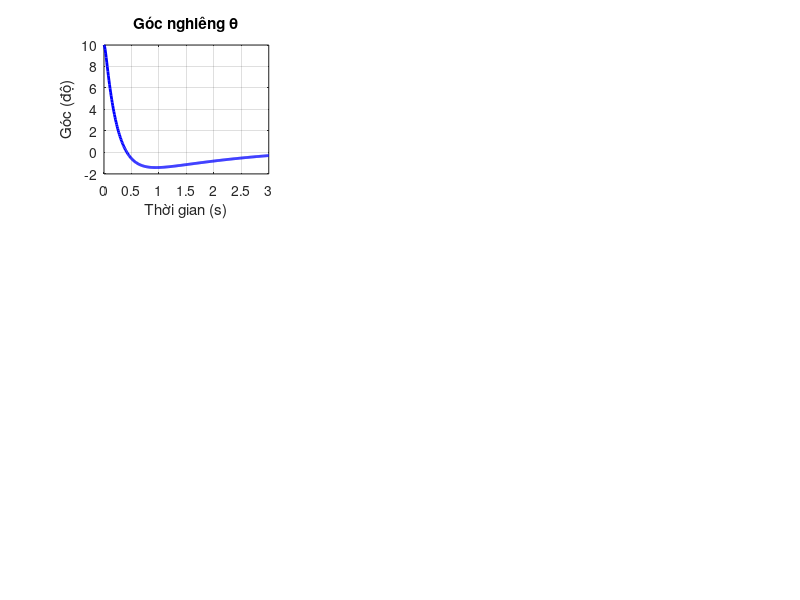

MATLAB code for this plot: (Note: this script raises an error after producing the figure.)
clear all;
close all;
clc;

fprintf('=========================================================================\n');
fprintf('BẮT ĐẦU THIẾT KẾ BỘ ĐIỀU KHIỂN LQR CHO ROBOT CÂN BẰNG (ĐÃ SỬA LỖI)\n');
fprintf('=========================================================================\n\n');

%% ========== PHẦN 1: THÔNG SỐ ĐỘNG CƠ THỰC TẾ ==========

fprintf('========== THÔNG SỐ ĐỘNG CƠ ==========\n');

% Thông số động cơ BLDC 350W
P_motor = 350;              % W - Công suất động cơ
N_max = 690;                % RPM - Tốc độ tối đa
tau_rated = 4.8;            % N.m - Mô-men tối đa

% Chuyển đổi RPM sang rad/s
omega_max = N_max * 2 * pi / 60;  % rad/s
fprintf('Tốc độ tối đa: %.2f RPM = %.2f rad/s\n', N_max, omega_max);

% Tính hằng số động cơ từ thông số thực tế
% Giả định động cơ hoạt động ở điện áp 42V (10S battery)
V_battery = 42.0;           % V - Điện áp pin 10S (4.2V x 10)

% Hằng số EMF ngược: Ke = V / omega (khi không tải)
% Thực tế Ke thường nhỏ hơn V_battery/omega_max do tổn thất
Ke = V_battery / omega_max * 0.85;  % V/(rad/s)
fprintf('Hằng số EMF ngược Ke: %.4f V/(rad/s)\n', Ke);

% Hằng số mô-men: Kt ≈ Ke (trong đơn vị SI)
Kt = Ke;                    % N.m/A
fprintf('Hằng số mô-men Kt: %.4f N.m/A\n', Kt);

% Dòng điện định mức: I = tau / Kt
I_rated = tau_rated / Kt;   % A
fprintf('Dòng điện định mức: %.2f A\n', I_rated);

% Điện trở cuộn dây: R = V / I (ước tính thô)
R_motor = V_battery / I_rated * 0.5;  % Ohm (hệ số 0.5 do EMF ngược)
fprintf('Điện trở cuộn dây R: %.4f Ohm\n', R_motor);

% Moment quán tính rotor (ước tính cho động cơ 350W)
J_motor = 0.0002;           % kg.m^2 - Moment quán tính rotor

fprintf('\n');

%% ========== PHẦN 2: THÔNG SỐ VẬT LÝ ROBOT ==========

fprintf('========== THÔNG SỐ ROBOT ==========\n');

% --- Kích thước và khối lượng ---
m_total = 12.5;             % kg - Tổng khối lượng robot
wheel_base = 0.26;          % m - Khoảng cách giữa 2 bánh xe (26cm)

% Ước tính bán kính bánh xe từ tốc độ tối đa
% v_max = omega_max * r
% Giả định tốc độ tối đa robot khoảng 7.2 m/s
v_max_robot = 7.2;          % m/s
r = 0.1; % m - Bán kính bánh xe
fprintf('Bán kính bánh xe ước tính: %.4f m (%.2f cm)\n', r, r*100);

% --- Thông số hình học (từ mô tả của bạn) ---
% Chiều cao từ trục động cơ đến mặt đất: 10cm
% Chiều cao tổng: 27cm
% Ngang: 26cm (không tính bánh xe)

% Hộp dưới: 9cm x 19cm x 12cm (cao x dài x rộng)
% Chứa: STM32, 2x ZS-X11H, ICM42688P, ESP32, mạch nguồn 5V
m_box1 = 2.5;               % kg - Khối lượng hộp dưới + thiết bị
L_box1 = 0.19;              % m - Chiều dài
W_box1 = 0.12;              % m - Chiều rộng
H_box1 = 0.09;              % m - Chiều cao
h_box1 = 0.10 + H_box1/2;   % m - Chiều cao trọng tâm từ trục (10cm + 4.5cm)

% Hộp trên: 8.5cm x 16cm x 10cm
% Chứa: Pin 10S-2P (6x9x3.5cm) và Pin 3S-1P
m_box2 = 1.0;               % kg - Khối lượng hộp trên (chỉ vỏ)
L_box2 = 0.16;              % m
W_box2 = 0.10;              % m
H_box2 = 0.085;             % m
h_box2 = 0.10 + 0.09 + H_box2/2;  % m - Trọng tâm hộp trên

% Pin 10S-2P: 6cm x 9cm x 3.5cm
m_battery_10S = 0.65;       % kg - Khối lượng pin 10S-2P (18650: ~45g/cell, 20 cells)
h_battery_10S = h_box2;     % m - Đặt trong hộp trên

% Pin 3S-1P
m_battery_3S = 0.15;        % kg - Khối lượng pin 3S-1P (3 cells)
h_battery_3S = h_box2;      % m - Đặt trong hộp trên

% Động cơ và bánh xe
m_motor = 0.8;              % kg - Khối lượng 1 động cơ BLDC 350W
m_wheel = 0.3;              % kg - Khối lượng 1 bánh xe
h_motor = 0.10;             % m - Chiều cao động cơ (ở trục)

% Các thiết bị khác
m_other = m_total - m_box1 - m_box2 - m_battery_10S - m_battery_3S - 2*m_motor - 2*m_wheel;
h_other = 0.10;             % m - Ước tính

fprintf('Khối lượng chi tiết:\n');
fprintf('  Hộp dưới + thiết bị: %.2f kg\n', m_box1);
fprintf('  Hộp trên: %.2f kg\n', m_box2);
fprintf('  Pin 10S-2P: %.2f kg\n', m_battery_10S);
fprintf('  Pin 3S-1P: %.2f kg\n', m_battery_3S);
fprintf('  2x Động cơ: %.2f kg\n', 2*m_motor);
fprintf('  2x Bánh xe: %.2f kg\n', 2*m_wheel);
fprintf('  Khác: %.2f kg\n', m_other);
fprintf('  TỔNG: %.2f kg\n', m_total);

% --- Tính trọng tâm tổng ---
L = (m_box1*h_box1 + m_box2*h_box2 + m_battery_10S*h_battery_10S + ...
     m_battery_3S*h_battery_3S + m_other*h_other + 2*m_motor*h_motor) / m_total;

fprintf('\nChiều cao trọng tâm từ trục bánh xe: L = %.4f m (%.2f cm)\n', L, L*100);

% --- Moment quán tính ---
% Sử dụng công thức I = m*h^2 + (1/12)*m*(L^2 + W^2) cho hình hộp
I_box1 = m_box1 * h_box1^2 + (1/12)*m_box1*(L_box1^2 + W_box1^2);
I_box2 = m_box2 * h_box2^2 + (1/12)*m_box2*(L_box2^2 + W_box2^2);
I_battery_10S = m_battery_10S * h_battery_10S^2;
I_battery_3S = m_battery_3S * h_battery_3S^2;
I_motor_total = 2 * m_motor * h_motor^2;
I_other = m_other * h_other^2;

% Moment quán tính tổng quanh trục bánh xe
I_body = I_box1 + I_box2 + I_battery_10S + I_battery_3S + I_motor_total + I_other;

fprintf('Moment quán tính tổng: I = %.4f kg.m^2\n', I_body);

% Moment quán tính bánh xe (ước tính như đĩa tròn)
I_wheel = m_wheel * r^2 / 2;
fprintf('Moment quán tính 1 bánh xe: %.6f kg.m^2\n', I_wheel);

% --- Hằng số vật lý ---
g = 9.81;                   % m/s^2 - Gia tốc trọng trường

fprintf('\n');

%% ========== PHẦN 3: XÂY DỰNG MÔ HÌNH TRẠNG THÁI ==========

fprintf('========== MÔ HÌNH TUYẾN TÍNH HÓA ==========\n');

% Vector trạng thái: x = [theta, theta_dot, x_pos, x_dot]'
% theta: góc nghiêng (rad)
% theta_dot: vận tốc góc (rad/s)
% x_pos: vị trí robot (m)
% x_dot: vận tốc tịnh tiến (m/s)

% Input: u = [tau_L, tau_R]' - Mô-men 2 động cơ (N.m)

% Tuyến tính hóa tại điểm cân bằng: [0, 0, 0, 0]

% Ma trận A (Động học hệ thống)
A = zeros(4, 4);
A(1, 2) = 1;  % d(theta)/dt = theta_dot

% theta_ddot = (m*g*L*sin(theta) - m*L*r*x_ddot*cos(theta)) / (I_body + m*L^2)
% Tuyến tính hóa tại theta = 0: sin(theta) ≈ theta, cos(theta) ≈ 1
A(2, 1) = (m_total * g * L) / (I_body + m_total*L^2);

A(3, 4) = 1;  % d(x_pos)/dt = x_dot

% x_ddot từ phương trình chuyển động
% Đơn giản hóa: x_ddot = (tau_total - m*L*theta_ddot) / (m*r^2)
A(4, 1) = -(m_total * g * L) / (m_total * r^2 + I_body/r^2);

fprintf('Ma trận A (Động học):\n');
disp(A);

% Ma trận B (Ảnh hưởng điều khiển)
B = zeros(4, 2);

% Ảnh hưởng của mô-men động cơ lên theta_ddot
B(2, 1) = -1 / ((I_body + m_total*L^2) * r);
B(2, 2) = -1 / ((I_body + m_total*L^2) * r);

% Ảnh hưởng của mô-men động cơ lên x_ddot
coef = 1 / (m_total * r^2 + I_body/r^2 + 2*I_wheel);
B(4, 1) = (1 + I_body/(m_total*L^2)) * coef / r;
B(4, 2) = (1 + I_body/(m_total*L^2)) * coef / r;

fprintf('\nMa trận B (Điều khiển):\n');
disp(B);

% Ma trận C và D
C = eye(4);
D = zeros(4, 2);

% --- Kiểm tra tính điều khiển được ---
controllability_matrix = ctrb(A, B);
rank_ctrb = rank(controllability_matrix);

fprintf('\n--- Kiểm tra tính điều khiển được ---\n');
fprintf('Rank của ma trận điều khiển: %d / %d\n', rank_ctrb, size(A, 1));

if rank_ctrb == size(A, 1)
    fprintf('✓ Hệ thống ĐIỀU KHIỂN ĐƯỢC!\n');
else
    fprintf('✗ Hệ thống KHÔNG điều khiển được!\n');
    error('Không thể thiết kế LQR!');
end

fprintf('\n');

%% ========== PHẦN 4: MÔ HÌNH MỞ RỘNG (5 TRẠNG THÁI) ==========

fprintf('========== MÔ HÌNH MỞ RỘNG (ĐÃ SỬA) ==========\n');
fprintf('⚠ Đã loại bỏ trạng thái yaw và yaw_rate vì không điều khiển được trực tiếp\n');
fprintf('   Để điều khiển yaw, cần thêm cơ chế vi sai vào B_aug\n\n');

% Vector trạng thái mở rộng: 
% x_aug = [theta, theta_dot, x_pos, x_dot, x_integral]'
% Đã loại bỏ yaw và yaw_rate

% Ma trận A mở rộng (5x5)
A_aug = zeros(5, 5);

% Copy phần gốc
A_aug(1:4, 1:4) = A;

% Thêm phương trình tích phân: d(x_integral)/dt = x_pos
A_aug(5, 3) = 1;

fprintf('Ma trận A mở rộng (5x5):\n');
disp(A_aug);

% Ma trận B mở rộng (5x2)
B_aug = zeros(5, 2);

% Copy phần gốc
B_aug(1:4, :) = B;

% Không có input nào ảnh hưởng trực tiếp đến x_integral
B_aug(5, :) = [0, 0];

fprintf('\nMa trận B mở rộng (5x2):\n');
disp(B_aug);

% --- Kiểm tra tính điều khiển được (mở rộng) ---
controllability_matrix_aug = ctrb(A_aug, B_aug);
rank_ctrb_aug = rank(controllability_matrix_aug);

fprintf('\n--- Kiểm tra tính điều khiển được (mở rộng) ---\n');
fprintf('Rank: %d / %d\n', rank_ctrb_aug, size(A_aug, 1));

if rank_ctrb_aug == size(A_aug, 1)
    fprintf('✓ Hệ thống mở rộng ĐIỀU KHIỂN ĐƯỢC!\n');
else
    fprintf('⚠ Hệ thống mở rộng KHÔNG hoàn toàn điều khiển được!\n');
    fprintf('  Vẫn có thể thiết kế LQR nhưng cần thận trọng.\n');
end

fprintf('\n');

%% ========== PHẦN 5: THIẾT KẾ LQR ==========

fprintf('========== THIẾT KẾ LQR ==========\n');

% Ma trận trọng số Q (5x5)
% Q = diag([theta, theta_dot, x_pos, x_dot, x_integral])
Q_aug = diag([200, 10, 10, 10, 1]);

fprintf('Ma trận Q:\n');
disp(Q_aug);

% Ma trận trọng số R (2x2)
% R = diag([tau_L, tau_R])
R_aug = diag([4.5, 4.5]);

fprintf('Ma trận R:\n');
disp(R_aug);

% Tính LQR
try
    [K_aug, S_aug, e_aug] = lqr(A_aug, B_aug, Q_aug, R_aug);
    fprintf('\n✓ LQR đã được tính thành công!\n');
catch ME
    fprintf('\n✗ LỖI khi tính LQR:\n');
    fprintf('   %s\n', ME.message);
    error('Không thể tiếp tục!');
end

fprintf('\nMa trận K (Hệ số LQR) - 2x5:\n');
disp(K_aug);

fprintf('\nCác cực của hệ thống kín:\n');
disp(e_aug);

% Kiểm tra ổn định
if all(real(e_aug) < 0)
    fprintf('✓ Hệ thống STABLE (tất cả cực có phần thực âm)\n');
else
    fprintf('✗ Hệ thống KHÔNG STABLE!\n');
    warning('Hệ thống có cực không ổn định!');
end

fprintf('\n');

%% ========== PHẦN 6: MÔ PHỎNG ==========

fprintf('========== MÔ PHỎNG HỆ THỐNG ==========\n');

% Điều kiện ban đầu: robot nghiêng 10 độ
x0 = zeros(5, 1);
x0(1) = 10 * pi / 180;  % theta = 10 độ

fprintf('Điều kiện ban đầu:\n');
fprintf('  theta = %.2f độ\n', x0(1) * 180/pi);
fprintf('  Các trạng thái khác = 0\n\n');

% Thời gian mô phỏng
t = 0:0.01:3;  % 3 giây

% Tạo hệ thống kín: dx/dt = (A - B*K)*x
A_closed = A_aug - B_aug * K_aug;
sys_closed = ss(A_closed, B_aug, eye(5), zeros(5, 2));

% Mô phỏng đáp ứng
[y, t_sim, x] = initial(sys_closed, x0, t);

% Tính tín hiệu điều khiển
u = -K_aug * x';

fprintf('✓ Mô phỏng hoàn tất!\n');
fprintf('  Góc nghiêng cuối: %.4f độ\n', x(end, 1) * 180/pi);
fprintf('  Vị trí cuối: %.4f m\n', x(end, 3));

fprintf('\n');

%% ========== PHẦN 7: VẼ ĐỒ THỊ ==========

fprintf('========== VẼ ĐỒ THỊ ==========\n');

% Đồ thị 1: Các trạng thái và điều khiển
figure('Name', 'LQR Response', 'Position', [100, 100, 1400, 900]);

% Theta
subplot(3, 3, 1);
plot(t_sim, x(:, 1) * 180/pi, 'b-', 'LineWidth', 2);
grid on;
xlabel('Thời gian (s)');
ylabel('Góc (độ)');
title('Góc nghiêng \theta');
yline(0, 'k--', 'LineWidth', 1);

% Theta_dot
subplot(3, 3, 2);
plot(t_sim, x(:, 2) * 180/pi, 'r-', 'LineWidth', 2);
grid on;
xlabel('Thời gian (s)');
ylabel('Vận tốc góc (độ/s)');
title('Vận tốc góc d\theta/dt');
yline(0, 'k--', 'LineWidth', 1);

% X position
subplot(3, 3, 3);
plot(t_sim, x(:, 3), 'g-', 'LineWidth', 2);
grid on;
xlabel('Thời gian (s)');
ylabel('Vị trí (m)');
title('Vị trí x');
yline(0, 'k--', 'LineWidth', 1);

% X velocity
subplot(3, 3, 4);
plot(t_sim, x(:, 4), 'm-', 'LineWidth', 2);
grid on;
xlabel('Thời gian (s)');
ylabel('Vận tốc (m/s)');
title('Vận tốc dx/dt');
yline(0, 'k--', 'LineWidth', 1);

% X integral
subplot(3, 3, 5);
plot(t_sim, x(:, 5), 'c-', 'LineWidth', 2);
grid on;
xlabel('Thời gian (s)');
ylabel('Tích phân vị trí (m.s)');
title('Tích phân ∫x dt');
yline(0, 'k--', 'LineWidth', 1);

% Phase plot: theta vs theta_dot
subplot(3, 3, 6);
plot(x(:, 1) * 180/pi, x(:, 2) * 180/pi, 'b-', 'LineWidth', 2);
hold on;
plot(x(1, 1) * 180/pi, x(1, 2) * 180/pi, 'go', 'MarkerSize', 10, 'LineWidth', 2);
plot(x(end, 1) * 180/pi, x(end, 2) * 180/pi, 'ro', 'MarkerSize', 10, 'LineWidth', 2);
hold off;
grid on;
xlabel('\theta (độ)');
ylabel('d\theta/dt (độ/s)');
title('Phase plot: \theta vs d\theta/dt');
legend('궤đạo', 'Bắt đầu', 'Kết thúc');

% Phase plot: x vs x_dot
subplot(3, 3, 7);
plot(x(:, 3), x(:, 4), 'g-', 'LineWidth', 2);
hold on;
plot(x(1, 3), x(1, 4), 'go', 'MarkerSize', 10, 'LineWidth', 2);
plot(x(end, 3), x(end, 4), 'ro', 'MarkerSize', 10, 'LineWidth', 2);
hold off;
grid on;
xlabel('x (m)');
ylabel('dx/dt (m/s)');
title('Phase plot: x vs dx/dt');
legend('Quỹ đạo', 'Bắt đầu', 'Kết thúc');

% Control signal - Motor LEFT
subplot(3, 3, 8);
plot(t_sim, u(1, :), 'b-', 'LineWidth', 2);
grid on;
xlabel('Thời gian (s)');
ylabel('Mô-men (N.m)');
title('Tín hiệu điều khiển \tau_L');
yline(tau_rated, 'k--', 'Max', 'LineWidth', 1.5);
yline(-tau_rated, 'k--', 'Min', 'LineWidth', 1.5);

% Control signal - Motor RIGHT
subplot(3, 3, 9);
plot(t_sim, u(2, :), 'r-', 'LineWidth', 2);
grid on;
xlabel('Thời gian (s)');
ylabel('Mô-men (N.m)');
title('Tín hiệu điều khiển \tau_R');
yline(tau_rated, 'k--', 'Max', 'LineWidth', 1.5);
yline(-tau_rated, 'k--', 'Min', 'LineWidth', 1.5);

sgtitle('Đáp ứng hệ thống LQR với nhiễu ban đầu 10 độ', 'FontSize', 14, 'FontWeight', 'bold');

% Đồ thị 2: Chuyển đổi sang PWM
figure('Name', 'PWM Signals', 'Position', [100, 100, 1200, 500]);

% Chuyển mô-men sang PWM
% tau = Kt * I
% V = I * R + Ke * omega
% PWM = (V / V_battery) * PWM_max

PWM_max = 10000;
omega = x(:, 4) / r;  % Vận tốc góc bánh xe

I_L = u(1, :)' / Kt;
I_R = u(2, :)' / Kt;

V_L = I_L * R_motor + Ke * omega;
V_R = I_R * R_motor + Ke * omega;

PWM_L = (V_L / V_battery) * PWM_max;
PWM_R = (V_R / V_battery) * PWM_max;

% Giới hạn PWM
PWM_L = max(min(PWM_L, PWM_max), -PWM_max);
PWM_R = max(min(PWM_R, PWM_max), -PWM_max);

subplot(1, 2, 1);
plot(t_sim, PWM_L, 'b-', 'LineWidth', 2);
hold on;
yline(PWM_max, 'r--', 'Max PWM', 'LineWidth', 1.5);
yline(-PWM_max, 'r--', 'Min PWM', 'LineWidth', 1.5);
yline(0, 'k:', 'LineWidth', 1);
hold off;
grid on;
xlabel('Thời gian (s)');
ylabel('PWM');
title('PWM Động cơ TRÁI');
ylim([-PWM_max*1.2, PWM_max*1.2]);

subplot(1, 2, 2);
plot(t_sim, PWM_R, 'b-', 'LineWidth', 2);
hold on;
yline(PWM_max, 'r--', 'Max PWM', 'LineWidth', 1.5);
yline(-PWM_max, 'r--', 'Min PWM', 'LineWidth', 1.5);
yline(0, 'k:', 'LineWidth', 1);
hold off;
grid on;
xlabel('Thời gian (s)');
ylabel('PWM');
title('PWM Động cơ PHẢI');
ylim([-PWM_max*1.2, PWM_max*1.2]);

sgtitle('Tín hiệu PWM cho ZS-X11H', 'FontSize', 14, 'FontWeight', 'bold');

fprintf('Đã vẽ đồ thị!\n\n');

%% ========== PHẦN 8: PHÂN TÍCH CHI TIẾT ==========

fprintf('========== PHÂN TÍCH CHI TIẾT ==========\n');

tau_max_L = max(abs(u(1, :)));
tau_max_R = max(abs(u(2, :)));
PWM_max_L = max(abs(PWM_L));
PWM_max_R = max(abs(PWM_R));

fprintf('Mô-men tối đa:\n');
fprintf('  Động cơ TRÁI: %.3f N.m (%.1f%% của định mức)\n', tau_max_L, tau_max_L/tau_rated*100);
fprintf('  Động cơ PHẢI: %.3f N.m (%.1f%% của định mức)\n', tau_max_R, tau_max_R/tau_rated*100);

fprintf('\nPWM tối đa:\n');
fprintf('  Động cơ TRÁI: %.0f (%.1f%% của max)\n', PWM_max_L, PWM_max_L/PWM_max*100);
fprintf('  Động cơ PHẢI: %.0f (%.1f%% của max)\n', PWM_max_R, PWM_max_R/PWM_max*100);

if tau_max_L > tau_rated || tau_max_R > tau_rated
    fprintf('\n⚠ CẢNH BÁO: Mô-men yêu cầu vượt quá định mức động cơ!\n');
    fprintf('   Cần giảm Q hoặc tăng R để giảm mô-men điều khiển.\n');
end

if PWM_max_L > PWM_max || PWM_max_R > PWM_max
    fprintf('\n⚠ CẢNH BÁO: PWM vượt quá giới hạn!\n');
else
    fprintf('\n✓ PWM nằm trong giới hạn an toàn.\n');
end

% Tính năng lượng tiêu thụ
energy = trapz(t_sim, abs(u(1, :)).*abs(omega') + abs(u(2, :)).*abs(omega'));
fprintf('\nNăng lượng tiêu thụ ước tính: %.2f J (trong 3 giây)\n', energy);

fprintf('\n');

%% ========== PHẦN 9: THỬ NGHIỆM CÁC CẤU HÌNH ==========

fprintf('========== THỬ NGHIỆM CÁC CẤU HÌNH KHÁC ==========\n\n');

configs = {
    'Aggressive', diag([200, 10, 10, 10, 1]),  diag([4.0, 4.0]);
    'Balanced',   diag([200, 20, 15, 10, 2]),  diag([5.5, 5.5]);
    'Smooth',     diag([100, 10, 5, 5, 1]),    diag([6.0, 6.0]);
    'Position',  diag([150, 15, 50, 20, 10]), diag([4.0, 4.0]);
};

results = cell(size(configs, 1), 5);

for i = 1:size(configs, 1)
    fprintf('--- Cấu hình: %s ---\n', configs{i,1});
    
    Q_test = configs{i,2};
    R_test = configs{i,3};
    
    [K_test, ~, e_test] = lqr(A_aug, B_aug, Q_test, R_test);
    
    % Mô phỏng
    sys_test = ss(A_aug - B_aug*K_test, B_aug, eye(5), zeros(5, 2));
    [~, ~, x_test] = initial(sys_test, x0, t);
    u_test = -K_test * x_test';
    
    tau_max_test = max(max(abs(u_test)));
    is_stable = all(real(e_test) < 0);
    
    fprintf('Mô-men tối đa: %.3f N.m\n', tau_max_test);
    if is_stable
        fprintf('Trạng thái: ✓ Ổn định\n');
    else
        fprintf('Trạng thái: ✗ KHÔNG ổn định\n');
    end
    
    results{i, 1} = configs{i, 1};
    results{i, 2} = K_test;
    results{i, 3} = e_test;
    results{i, 4} = is_stable;
    results{i, 5} = tau_max_test;
    
    fprintf('\n');
end

%% ========== PHẦN 10: XUẤT FILE ==========

fprintf('========== XUẤT KẾT QUẢ ==========\n');

% Xuất file text
fileID = fopen('LQR_Coefficients_350W_FIXED.txt', 'w');

fprintf(fileID, '=========================================================================\n');
fprintf(fileID, 'LQR CONTROLLER COEFFICIENTS - ROBOT CÂN BẰNG (ĐÃ SỬA LỖI)\n');
fprintf(fileID, 'Ngày tạo: %s\n', datestr(now));
fprintf(fileID, '=========================================================================\n\n');

fprintf(fileID, '--- THÔNG SỐ ROBOT ---\n');
fprintf(fileID, 'Động cơ: BLDC 350W, 690 RPM, 4.8 N.m\n');
fprintf(fileID, 'Khối lượng: %.2f kg\n', m_total);
fprintf(fileID, 'Bán kính bánh xe: %.4f m\n', r);
fprintf(fileID, 'Khoảng cách bánh: %.3f m\n', wheel_base);
fprintf(fileID, 'Chiều cao trọng tâm: %.4f m\n', L);
fprintf(fileID, 'Moment quán tính: %.6f kg.m^2\n', I_body);
fprintf(fileID, 'Điện áp pin: %.1f V (10S)\n', V_battery);
fprintf(fileID, 'PWM max: %d\n\n', PWM_max);

fprintf(fileID, '--- TRẠNG THÁI (ĐÃ GIẢM TỪ 7 → 5) ---\n');
fprintf(fileID, '  x[0] = theta       (góc nghiêng)\n');
fprintf(fileID, '  x[1] = theta_dot   (vận tốc góc)\n');
fprintf(fileID, '  x[2] = x_pos       (vị trí)\n');
fprintf(fileID, '  x[3] = x_dot       (vận tốc tịnh tiến)\n');
fprintf(fileID, '  x[4] = x_integral  (tích phân vị trí)\n\n');

fprintf(fileID, '--- HỆ SỐ LQR KHUYẾN NGHỊ (Balanced) ---\n');
fprintf(fileID, '// Copy đoạn code này vào STM32:\n\n');

fprintf(fileID, '// Động cơ TRÁI\n');
fprintf(fileID, 'float K_L_theta       = %.8ff;\n', K_aug(1,1));
fprintf(fileID, 'float K_L_theta_dot   = %.8ff;\n', K_aug(1,2));
fprintf(fileID, 'float K_L_x           = %.8ff;\n', K_aug(1,3));
fprintf(fileID, 'float K_L_x_dot       = %.8ff;\n', K_aug(1,4));
fprintf(fileID, 'float K_L_x_integral  = %.8ff;\n\n', K_aug(1,5));

fprintf(fileID, '// Động cơ PHẢI\n');
fprintf(fileID, 'float K_R_theta       = %.8ff;\n', K_aug(2,1));
fprintf(fileID, 'float K_R_theta_dot   = %.8ff;\n', K_aug(2,2));
fprintf(fileID, 'float K_R_x           = %.8ff;\n', K_aug(2,3));
fprintf(fileID, 'float K_R_x_dot       = %.8ff;\n', K_aug(2,4));
fprintf(fileID, 'float K_R_x_integral  = %.8ff;\n\n', K_aug(2,5));

fprintf(fileID, '// Công thức tính điều khiển:\n');
fprintf(fileID, '// tau_L = -(K_L_theta*theta + K_L_theta_dot*theta_dot + K_L_x*x + K_L_x_dot*x_dot + K_L_x_integral*x_int)\n');
fprintf(fileID, '// tau_R = -(K_R_theta*theta + K_R_theta_dot*theta_dot + K_R_x*x + K_R_x_dot*x_dot + K_R_x_integral*x_int)\n\n');

fprintf(fileID, '// Thông số động cơ\n');
fprintf(fileID, '#define KT %.6ff          // N.m/A\n', Kt);
fprintf(fileID, '#define KE %.6ff          // V/(rad/s)\n', Ke);
fprintf(fileID, '#define R_MOTOR %.4ff     // Ohm\n', R_motor);
fprintf(fileID, '#define WHEEL_RADIUS %.4ff  // m\n', r);
fprintf(fileID, '#define V_BATTERY %.1ff     // V\n', V_battery);
fprintf(fileID, '#define PWM_MAX %d\n\n', PWM_max);

fprintf(fileID, '\n--- CÁC CẤU HÌNH THỬ NGHIỆM ---\n\n');

for i = 1:size(results, 1)
    fprintf(fileID, 'Cấu hình: %s\n', results{i,1});
    fprintf(fileID, 'Mô-men max: %.3f N.m\n', results{i,5});
    if results{i,4}
        fprintf(fileID, 'Trạng thái: Ổn định\n');
    else
        fprintf(fileID, 'Trạng thái: KHÔNG ổn định\n');
    end
    K_temp = results{i,2};
    fprintf(fileID, 'K_L = [%.8f, %.8f, %.8f, %.8f, %.8f]\n', K_temp(1,:));
    fprintf(fileID, 'K_R = [%.8f, %.8f, %.8f, %.8f, %.8f]\n\n', K_temp(2,:));
end

fprintf(fileID, '\n--- GHI CHÚ QUAN TRỌNG ---\n');
fprintf(fileID, '⚠ ĐÃ LOẠI BỎ điều khiển yaw (góc quay) vì không điều khiển được trực tiếp\n');
fprintf(fileID, '  - Để điều khiển yaw, cần thêm cơ chế vi sai: tau_yaw = (tau_R - tau_L) * wheel_base / 2\n');
fprintf(fileID, '  - Hoặc thiết kế controller riêng cho yaw dựa trên sai lệch tốc độ 2 bánh\n\n');

fclose(fileID);

% Lưu workspace
save('LQR_Workspace_350W_FIXED.mat');

fprintf('✓ Đã xuất file: LQR_Coefficients_350W_FIXED.txt\n');
fprintf('✓ Đã lưu workspace: LQR_Workspace_350W_FIXED.mat\n\n');

%% ========== HOÀN THÀNH ==========

fprintf('=========================================================================\n');
fprintf('                    HOÀN THÀNH THIẾT KẾ LQR!\n');
fprintf('=========================================================================\n\n');

fprintf('CÁC BƯỚC TIẾP THEO:\n');
fprintf('1. Kiểm tra file LQR_Coefficients_350W_FIXED.txt\n');
fprintf('2. Copy các hệ số vào code STM32\n');
fprintf('3. Triển khai công thức điều khiển:\n');
fprintf('   tau_L = -sum(K_L .* x_state)\n');
fprintf('   tau_R = -sum(K_R .* x_state)\n\n');

fprintf('4. Nếu cần điều chỉnh:\n');
fprintf('   - Robot giật: GIẢM Q, TĂNG R\n');
fprintf('   - Robot phản ứng chậm: TĂNG Q, GIẢM R\n');
fprintf('   - Robot không đứng vững: TĂNG Q(1,1) (theta)\n');
fprintf('   - Sai số vị trí: TĂNG Q(5,5) (x_integral)\n\n');

fprintf('5. Để điều khiển YAW (góc quay):\n');
fprintf('   - Thêm controller riêng: yaw_correction = Kp_yaw * yaw_error\n');
fprintf('   - Áp dụng vi sai: tau_L -= yaw_correction, tau_R += yaw_correction\n\n');

fprintf('Chúc bạn thành công!\n');
fprintf('=========================================================================\n');
